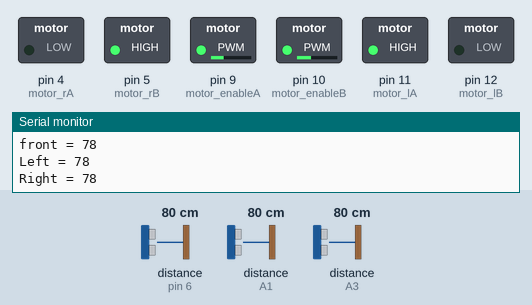
This sketch was run on a simulated Arduino Uno, built with avr-gcc and run on an emulated ATmega328P. Parts: switched loads named in the sketch (green lamp = pin HIGH), the last lines printed to the serial monitor. Wiring (inferred from the names in the program): 3 × ultrasonic range finder: trigger pin 7, echo pin 6 / trigger A0, echo A1 / trigger A2, echo A3. Dashed ring = blinking. The test bench sets the inputs (shaded band); at power-on: distance to the obstacle (sensors on A3, pin 6, A1) 80 cm. The echo pulse lasts 58.3 µs per cm; pins used as bus, display or sensor lines are not drawn.

Above: at 1.6 s.
1.7 s: distance to the obstacle (sensor on A3) set to 12 cm
3.7 s: distance to the obstacle (sensor on A3) set to 9 cm
At 5.3 s:
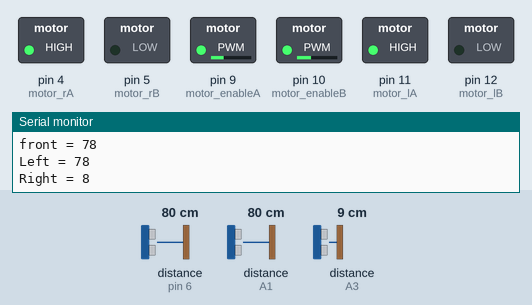
7.3 s: distance to the obstacle (sensor on pin 6) set to 2 cm
At 8.1 s:
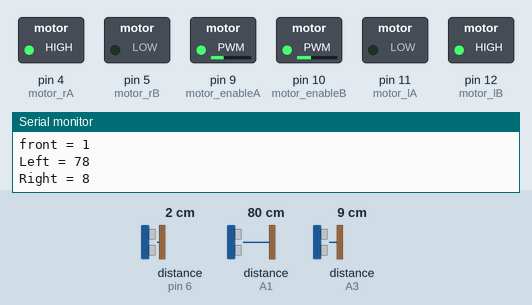
11.0 s: distance to the obstacle (sensor on pin 6) set to 9 cm
At 11.82 s:
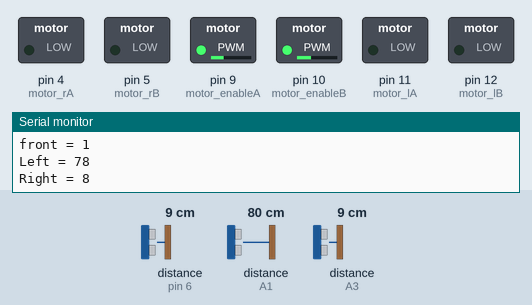
14.7 s: distance to the obstacle (sensor on pin 6) set to 4 cm
At 16.0 s:
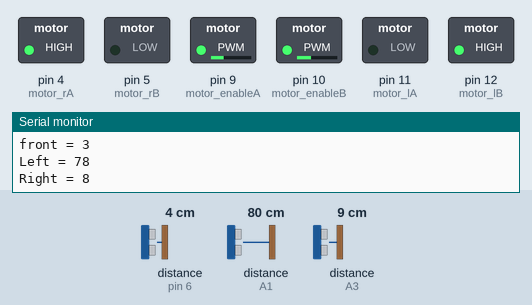
Timing chart, 0 to 19.4 s (numbered marks = the images above; inputs shaded):
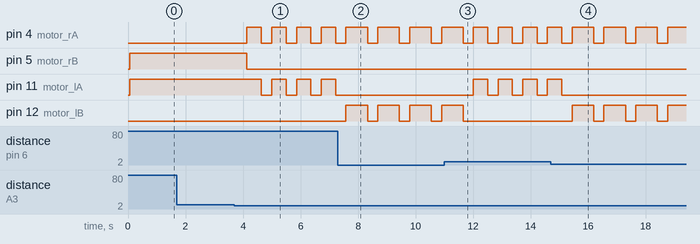

The sketch:

micromouse_TL.ino
```cpp
int motor_lA = 11;
int motor_lB = 12;
int motor_enableA = 9;

int motor_rA = 4;
int motor_rB = 5;
int motor_enableB = 10;

int trigger_front = 7;
int echo_front = 6;

int trigger_left = A0;
int echo_left = A1;

int trigger_right = A2;
int echo_right = A3;
int d1 = 7;
int d2 = 10;


void setup() {
  pinMode(motor_lA,OUTPUT);
  pinMode(motor_lB,OUTPUT);
  pinMode(motor_enableA, OUTPUT);

  pinMode(motor_rA,OUTPUT);
  pinMode(motor_rB,OUTPUT);
  pinMode(motor_enableB, OUTPUT);

  pinMode(trigger_front,OUTPUT);
  pinMode(echo_front,INPUT);

  pinMode(trigger_left,OUTPUT);
  pinMode(echo_left,INPUT);

  pinMode(trigger_right,OUTPUT);
  pinMode(echo_right,INPUT);

  analogWrite(motor_enableA, 80);
  analogWrite(motor_enableB, 88);

}

void loop() {
  Serial.begin(9600);
  long duration_front, distance_front, duration_left, distance_left, duration_right, distance_right;

  digitalWrite(trigger_front, LOW);
  delayMicroseconds(2);
  digitalWrite(trigger_front, HIGH);
  delayMicroseconds(10);
  digitalWrite(trigger_front, LOW);
  duration_front = pulseIn(echo_front, HIGH);
  distance_front= duration_front*0.034/2;

  digitalWrite(trigger_left, LOW);
  delayMicroseconds(2);
  digitalWrite(trigger_left, HIGH);
  delayMicroseconds(10);
  digitalWrite(trigger_left, LOW);
  duration_left = pulseIn(echo_left, HIGH);
  distance_left= duration_left*0.034/2;

  digitalWrite(trigger_right, LOW);
  delayMicroseconds(2);
  digitalWrite(trigger_right, HIGH);
  delayMicroseconds(10);
  digitalWrite(trigger_right, LOW);
  duration_right = pulseIn(echo_right, HIGH);
  distance_right= duration_right*0.034/2;

  Serial.print("front = ");
  Serial.println(distance_front);
  Serial.print("Left = ");
  Serial.println(distance_left);
  Serial.print("Right = ");
  Serial.println(distance_right);
  delay(50);

  if (distance_right > d2){
    right();
  //  Stop();
  }

  else if (distance_right < d2){
    if (distance_front > d1){
      forward();
      Stop();
    }
    else if (distance_front < d1){
      left();
      Stop();
    }
  }
}
void forward()
{
  digitalWrite(motor_lA,1);
  digitalWrite(motor_lB,0);
  digitalWrite(motor_rA,1);
  digitalWrite(motor_rB,0);
  delay(500);
}


void right(){
  digitalWrite(motor_lA,1);
  digitalWrite(motor_lB,0);
  digitalWrite(motor_rA,0);
  digitalWrite(motor_rB,1);
 delay(750);
}


void left(){
  digitalWrite(motor_lA,0);
  digitalWrite(motor_lB,1);
  digitalWrite(motor_rA,1);
  digitalWrite(motor_rB,0);
  delay(750);
}


void Stop(){
  digitalWrite(motor_lA,0);
  digitalWrite(motor_lB,0);
  digitalWrite(motor_rA,0);
  digitalWrite(motor_rB,0);
  delay(300);
}
```

Measured:
- the behaviour switches between 11 and 10 cm on distance to the obstacle (sensor on A3) (found by bisection; images 0 and 1)
- after the input at 3.7 s, pin 4 (motor_rA): alternates HIGH for 0.50 s and LOW for 0.36 s, starting after 0.43 s; pin 5 (motor_rB): HIGH → LOW after 0.43 s; pin 11 (motor_lA): alternates HIGH for 0.50 s and LOW for 0.36 s, starting after 0.94 s
- after the input at 7.3 s, pin 4 (motor_rA): alternates HIGH for 0.75 s and LOW for 0.36 s, starting after 1.0 s; pin 11 (motor_lA): stops changing and stays LOW; pin 12 (motor_lB): alternates HIGH for 0.75 s and LOW for 0.36 s, starting after 0.28 s
- after the input at 11.0 s, pin 11 (motor_lA): alternates HIGH for 0.50 s and LOW for 0.36 s, starting after 1.0 s; pin 12 (motor_lB): goes on until 11.7 s, then stays LOW
- after the input at 14.7 s, pin 4 (motor_rA): alternates HIGH for 0.75 s and LOW for 0.36 s, starting after 1.5 s; pin 11 (motor_lA): goes on until 15.1 s, then stays LOW; pin 12 (motor_lB): alternates HIGH for 0.75 s and LOW for 0.36 s, starting after 0.74 s
